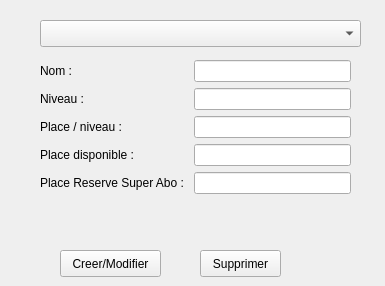
<?xml version="1.0" encoding="UTF-8"?>
<ui version="4.0">
 <class>Form</class>
 <widget class="QWidget" name="Form">
  <property name="geometry">
   <rect>
    <x>0</x>
    <y>0</y>
    <width>385</width>
    <height>286</height>
   </rect>
  </property>
  <property name="windowTitle">
   <string>Form</string>
  </property>
  <widget class="QComboBox" name="comboBox">
   <property name="geometry">
    <rect>
     <x>40</x>
     <y>20</y>
     <width>321</width>
     <height>27</height>
    </rect>
   </property>
  </widget>
  <widget class="QPushButton" name="pushButton">
   <property name="geometry">
    <rect>
     <x>200</x>
     <y>250</y>
     <width>81</width>
     <height>27</height>
    </rect>
   </property>
   <property name="text">
    <string>Supprimer</string>
   </property>
  </widget>
  <widget class="QPushButton" name="pushButton_2">
   <property name="geometry">
    <rect>
     <x>60</x>
     <y>250</y>
     <width>101</width>
     <height>27</height>
    </rect>
   </property>
   <property name="text">
    <string>Creer/Modifier</string>
   </property>
  </widget>
  <widget class="QWidget" name="formLayoutWidget">
   <property name="geometry">
    <rect>
     <x>40</x>
     <y>60</y>
     <width>311</width>
     <height>151</height>
    </rect>
   </property>
   <layout class="QFormLayout" name="formLayout">
    <item row="0" column="0">
     <widget class="QLabel" name="label">
      <property name="text">
       <string>Nom :</string>
      </property>
     </widget>
    </item>
    <item row="1" column="0">
     <widget class="QLabel" name="label_2">
      <property name="text">
       <string>Niveau :</string>
      </property>
     </widget>
    </item>
    <item row="0" column="1">
     <widget class="QLineEdit" name="lineEdit"/>
    </item>
    <item row="1" column="1">
     <widget class="QLineEdit" name="lineEdit_2"/>
    </item>
    <item row="2" column="0">
     <widget class="QLabel" name="label_3">
      <property name="text">
       <string>Place / niveau :</string>
      </property>
     </widget>
    </item>
    <item row="2" column="1">
     <widget class="QLineEdit" name="lineEdit_3"/>
    </item>
    <item row="3" column="0">
     <widget class="QLabel" name="label_4">
      <property name="text">
       <string>Place disponible :</string>
      </property>
     </widget>
    </item>
    <item row="3" column="1">
     <widget class="QLineEdit" name="lineEdit_4"/>
    </item>
    <item row="4" column="0">
     <widget class="QLabel" name="label_5">
      <property name="text">
       <string>Place Reserve Super Abo : </string>
      </property>
     </widget>
    </item>
    <item row="4" column="1">
     <widget class="QLineEdit" name="lineEdit_5"/>
    </item>
   </layout>
  </widget>
 </widget>
 <resources/>
 <connections/>
</ui>
